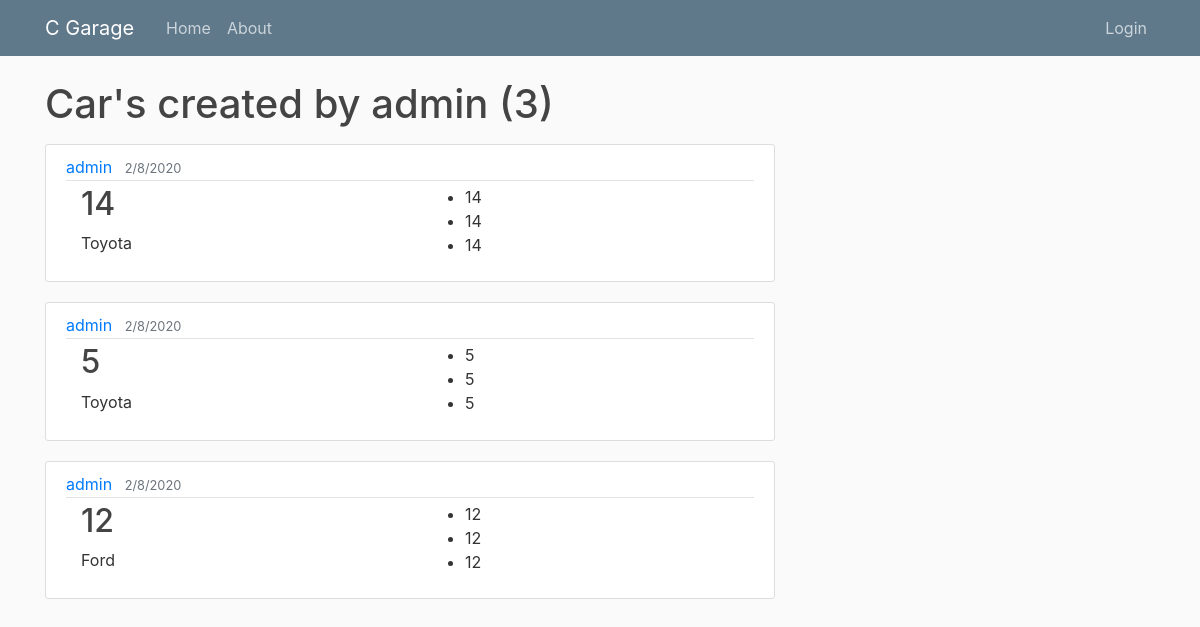
The app's page /user/admin, older data.
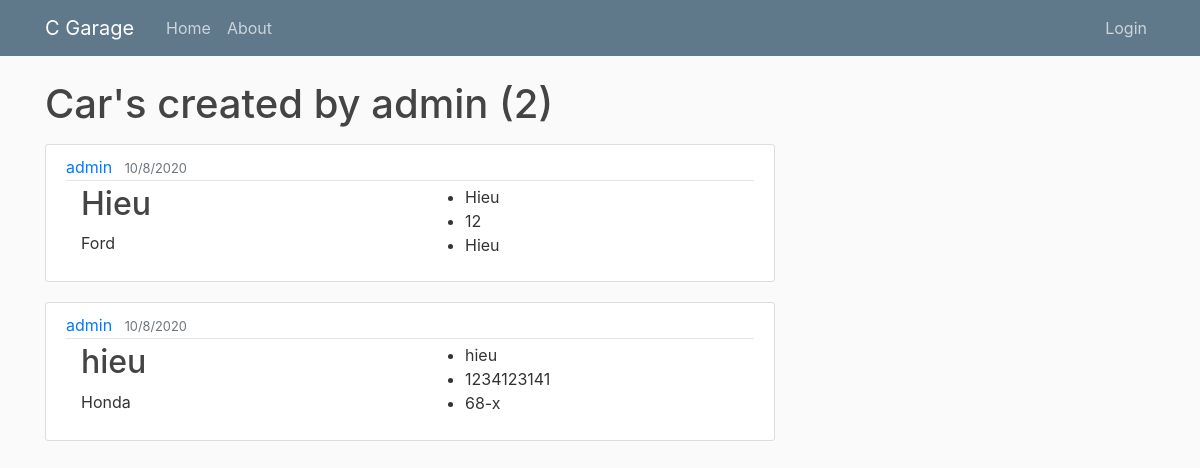
The same page, newer data.
### garage/models.py (models this page shows, shortened)
class Car(models.Model):
    STATUS_CHOICE = (
        (True, "Active"),
        (False, "UnActive")
    )
    car_id = models.CharField(primary_key=True, max_length=100)
    owner = models.CharField(max_length=200)
    license_plate = models.CharField(max_length=50)
    address = models.TextField()
    phone_number = models.CharField(max_length=10, validators=[RegexValidator(r'^\d{1,10}$')])
    email = models.EmailField()
    date_received = models.DateTimeField(default=timezone.now)
    date_finished = models.DateTimeField(null=True)
    staff = models.ForeignKey(User, on_delete=models.CASCADE)
    car_brand = models.ForeignKey('Car_brand', on_delete=models.CASCADE)
    fee = models.IntegerField(null=True)
    is_edited = models.BooleanField(default=False, null=True)
    status = models.BooleanField(default=True, null=True, choices=STATUS_CHOICE)

class Car_Brand(models.Model):
    car_code = models.CharField(primary_key=True, max_length=100)
    car_name = models.CharField(max_length=200)

### garage/views.py (the view)
# urls.py: path('user/<str:username>', UserCarListView.as_view(), name="user-cars"),
class UserCarListView(ListView):
    model = Car
    template_name = 'garage/user_home.html' # <app>/<model>_<viewtype>.html
    context_object_name = 'my_list'
    paginate_by = 6
    def get_queryset(self):
        user = get_object_or_404(User, username=self.kwargs.get('username'))
        return Car.objects.filter(staff=user).order_by('-date_received')

### garage/templates/garage/user_home.html (shortened to what this page needs)
{% extends "garage/base.html"%}
{% block content %}
    <h1 class="mb-3">Car's created by {{ view.kwargs.username }} ({{ page_obj.paginator.count }})</h1>
    {% for car in my_list %}
    <article class="media content-section">
        <div class="media-body">
          <div class="article-metadata">
            <a class="mr-2" href="{% url 'user-cars' car.staff.username %}">{{ car.staff }}</a>
            <small class="text-muted">{{ car.date_received|date:"j/n/Y" }}</small>
          </div>
          <div class="container">
            <div class="row">
              <div class="col-sm">
                <h2><a class="article-title" href="{% url 'car-detail' car.car_id %}">{{ car.owner }}</a></h2>
                <p class="article-content">{{ car.car_brand.car_name }}</p>
              </div>
              <div class="col-sm">
                <ul>
                  <li>{{ car.owner }}</li>
                  <li>{{ car.phone_number }}</li>
                  <li>{{ car.license_plate}}</li>
                </ul>
              </div>
            </div>
          </div>
        </div>
      </article>
    {% endfor%}
{% endblock content %}

Row changes from the older to the newer data that the page shows:
removed Car: staff "admin", date_received "2/8/2020", owner "14", car_brand.car_name "Toyota", phone_number "14", license_plate "14"
removed Car: staff "admin", date_received "2/8/2020", owner "5", car_brand.car_name "Toyota", phone_number "5", license_plate "5"
removed Car: staff "admin", date_received "2/8/2020", owner "12", car_brand.car_name "Ford", phone_number "12", license_plate "12"
added Car: staff "admin", date_received "10/8/2020", owner "Hieu", car_brand.car_name "Ford", phone_number "12", license_plate "Hieu"
added Car: staff "admin", date_received "10/8/2020", owner "hieu", car_brand.car_name "Honda", phone_number "1234123141", license_plate "68-x"
Text that changed along with them:
{{ page_obj.paginator.count }}: "3" → "2"
